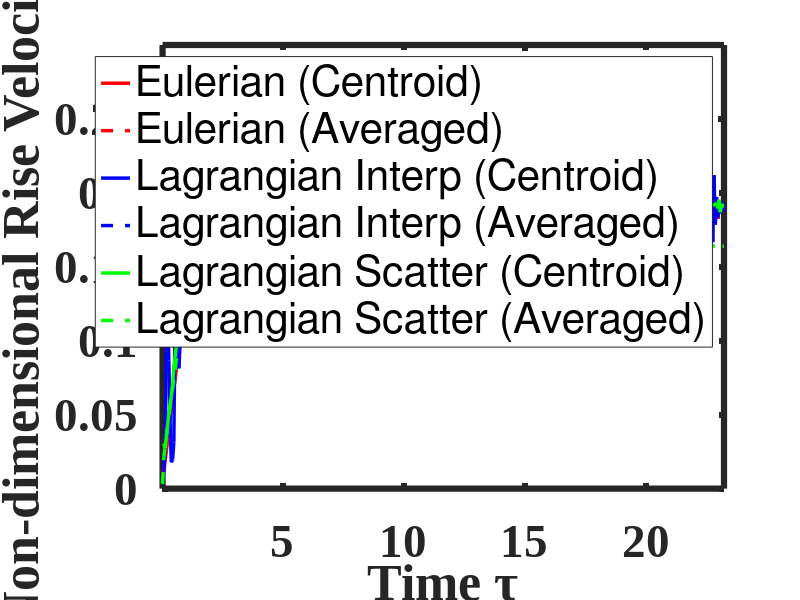
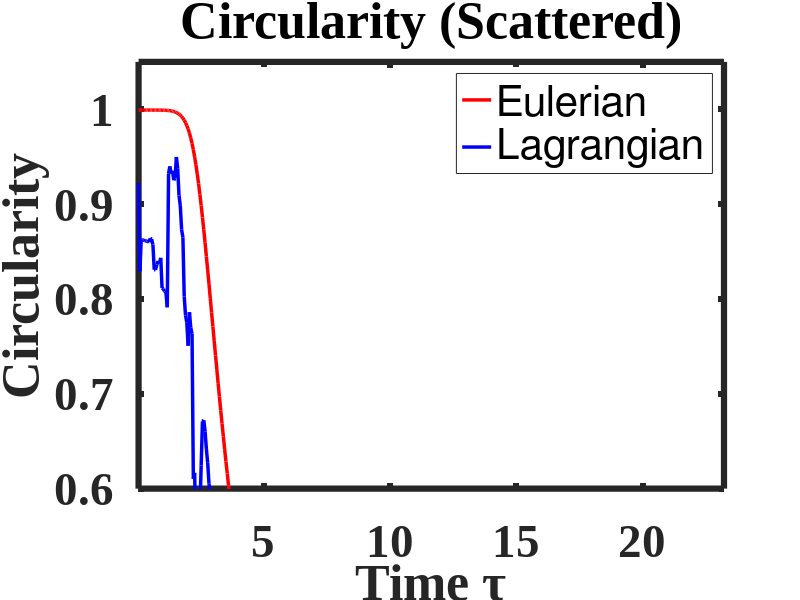
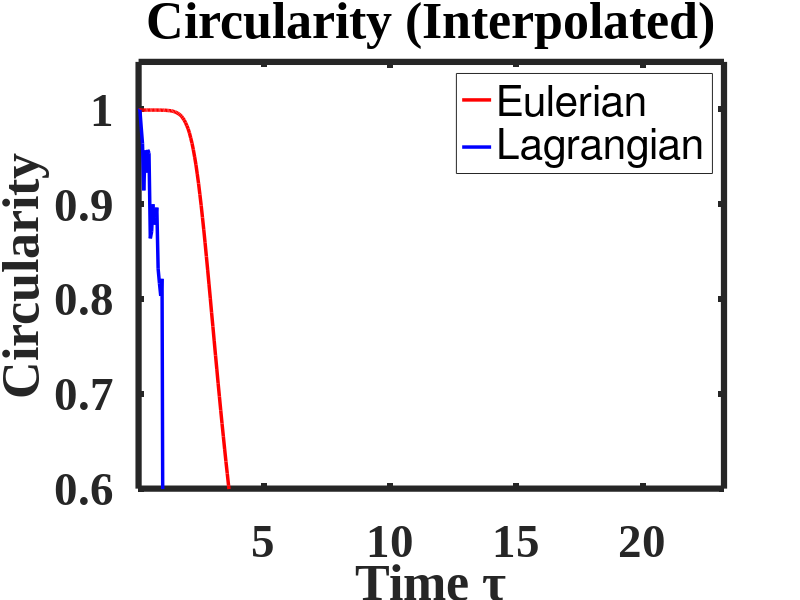

The MATLAB source for these figures, in order:
clc;
clear;
close all;

%% Load cached outputs
S_scattered   = load('cache_Fig1a.mat'); % Lagrangian: scattered
S_interp      = load('cache_Fig2a.mat'); % Lagrangian: interpolated

%% Case selection (use first case: Vlinear_Glinear)
caseIdx = 1;

%% ------------------------------------------------------------------------
%% Figure 1: Rise velocity profiles (6 curves)
fig1 = figure();
set(fig1,'position',[0 0 1300 1300])

ax1 = axes(fig1);
hold(ax1, 'on');
box(ax1, 'on');

% Eulerian (red)
plot(ax1, S_scattered.t_plot, S_scattered.v_E_centroid(S_scattered.idx), ...
    'r-', 'LineWidth', 2.5);
plot(ax1, S_scattered.t_plot, S_scattered.v_E_field(S_scattered.idx), ...
    'r--', 'LineWidth', 2.5);

% Lagrangian interpolated (blue)
plot(ax1, S_interp.t_plot, S_interp.v_L_centroid(S_interp.idx, caseIdx), ...
    'b-', 'LineWidth', 2.5);
plot(ax1, S_interp.t_plot, S_interp.v_L_field(S_interp.idx, caseIdx), ...
    'b--', 'LineWidth', 2.5);

% Lagrangian scattered (green)
plot(ax1, S_scattered.t_plot, S_scattered.v_L_centroid(S_scattered.idx, caseIdx), ...
    'g-', 'LineWidth', 2.5);
plot(ax1, S_scattered.t_plot, S_scattered.v_L_field(S_scattered.idx, caseIdx), ...
    'g--', 'LineWidth', 2.5);

xlim(ax1, [min([S_scattered.t_plot(:); S_interp.t_plot(:)]), max([S_scattered.t_plot(:); S_interp.t_plot(:)])]);
ylim(ax1, [0 0.3]);
xlabel(ax1, 'Time \tau');
ylabel(ax1, 'Non-dimensional Rise Velocity V');

legend(ax1, {
    'Eulerian (Centroid)', 'Eulerian (Averaged)', ...
    'Lagrangian Interp (Centroid)', 'Lagrangian Interp (Averaged)', ...
    'Lagrangian Scatter (Centroid)', 'Lagrangian Scatter (Averaged)'
    }, ...
    'Location', 'northeast', 'NumColumns', 1);

set(ax1,'FontName','Times New Roman','FontSize',34,'FontWeight','bold','XMinorTick','on',...
        'YMinorTick','on','LineWidth',4.5);

%% ------------------------------------------------------------------------
%% Figure 2: Circularity profiles (scattered)
fig2 = figure('Position', [0 0 1200 1200]);
ax2 = axes(fig2);
hold(ax2, 'on');
box(ax2, 'on');

plot(ax2, S_scattered.t_plot, S_scattered.circ_E(S_scattered.idx), ...
    'r-', 'LineWidth', 2.5);
plot(ax2, S_scattered.t_plot, S_scattered.circ_L(S_scattered.idx, caseIdx), ...
    'b-', 'LineWidth', 2.5);

xlim(ax2, [min(S_scattered.t_plot(:)), max(S_scattered.t_plot(:))]);
ylim(ax2, [0.6 1.05]);
xlabel(ax2, 'Time \tau');
ylabel(ax2, 'Circularity');
title(ax2, 'Circularity (Scattered)');
legend(ax2, {'Eulerian', 'Lagrangian'}, 'Location', 'best');
set(ax2,'FontName','Times New Roman','FontSize',34,'FontWeight','bold','XMinorTick','on',...
        'YMinorTick','on','LineWidth',4.5);

%% Figure 3: Circularity profiles (interpolated)
fig3 = figure('Position', [0 0 1200 1200]);
ax3 = axes(fig3);
hold(ax3, 'on');
box(ax3, 'on');

plot(ax3, S_interp.t_plot, S_interp.circ_E(S_interp.idx), ...
    'r-', 'LineWidth', 2.5);
plot(ax3, S_interp.t_plot, S_interp.circ_L(S_interp.idx, caseIdx), ...
    'b-', 'LineWidth', 2.5);

xlim(ax3, [min(S_interp.t_plot(:)), max(S_interp.t_plot(:))]);
ylim(ax3, [0.6 1.05]);
xlabel(ax3, 'Time \tau');
ylabel(ax3, 'Circularity');
title(ax3, 'Circularity (Interpolated)');
legend(ax3, {'Eulerian', 'Lagrangian'}, 'Location', 'best');
set(ax3,'FontName','Times New Roman','FontSize',34,'FontWeight','bold','XMinorTick','on',...
        'YMinorTick','on','LineWidth',4.5);
